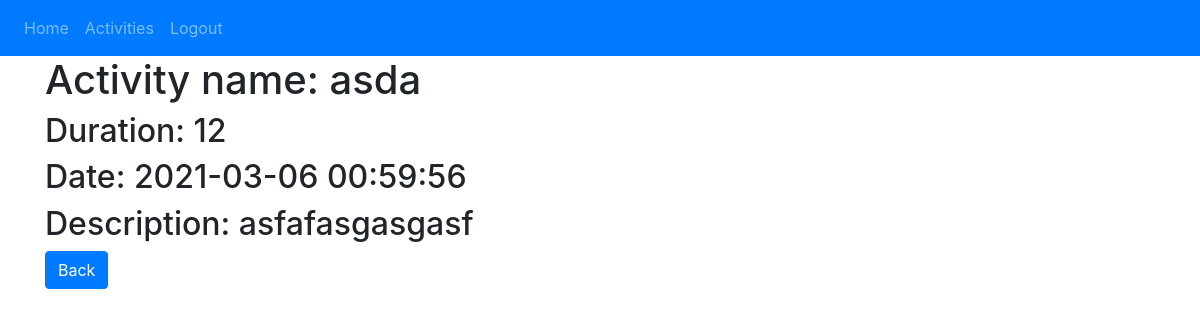
/activity/5 (signed in), run on the app's committed database.
### website/models.py (models this page shows)
class Activity(db.Model):
    id = db.Column(db.Integer, primary_key = True)
    activity_name = db.Column(db.String(150))
    duration = db.Column(db.Float)
    date = db.Column(db.DateTime(timezone=True), default=func.now())
    description = db.Column(db.String(200))
    user_id = db.Column(db.Integer, db.ForeignKey('user.id'))

### website/views.py (the view)
@views.route('/activity/<int:id>')
def detail_activity(id):
    activity_detail = Activity.query.get(id)
    return render_template("activity-detail.html", user=current_user, activity=activity_detail)

### website/__init__.py (called while the page is built)
def create_app():
    app = Flask(__name__)
    app.config['SECRET_KEY'] = SECRET_KEY
    app.config['SQLALCHEMY_DATABASE_URI'] = f'sqlite:///{DB_NAME}'
    db.init_app(app)
    from .views import views
    from .auth import auth
    from . import models
    from .models import User, Activity, Cardio
    app.register_blueprint(views, url_prefix='/')
    app.register_blueprint(auth, url_prefix='/')
    create_database(app)
    login_manager = LoginManager()
    login_manager.login_view = 'auth.login'
    login_manager.init_app(app)
    manager = Manager(app)
    migrate = Migrate(app, db)
    manager.add_command('db', MigrateCommand)
    if __name__ =='__main__':
        manager.run()
    @login_manager.user_loader
    def load_user(id):
        return User.query.get(int(id))
    return app

### website/templates/activity-detail.html (shortened to what this page needs)
{% extends "base.html" %}
{% block content %}
    <h1>Activity name: {{activity.activity_name}}</h1>
    <h2>Duration: {{activity.duration}}</h2>
    <h2>Date: {{activity.date}}</h2>
    <h2>Description: {{activity.description}}</h2>
    <a class="btn btn-primary " href= '/'>Back </a>
{% endblock %}

### data on the page
Activity: activity_name "asda", duration "12", date "2021-03-06 00:59:56", description "asfafasgasgasf"
